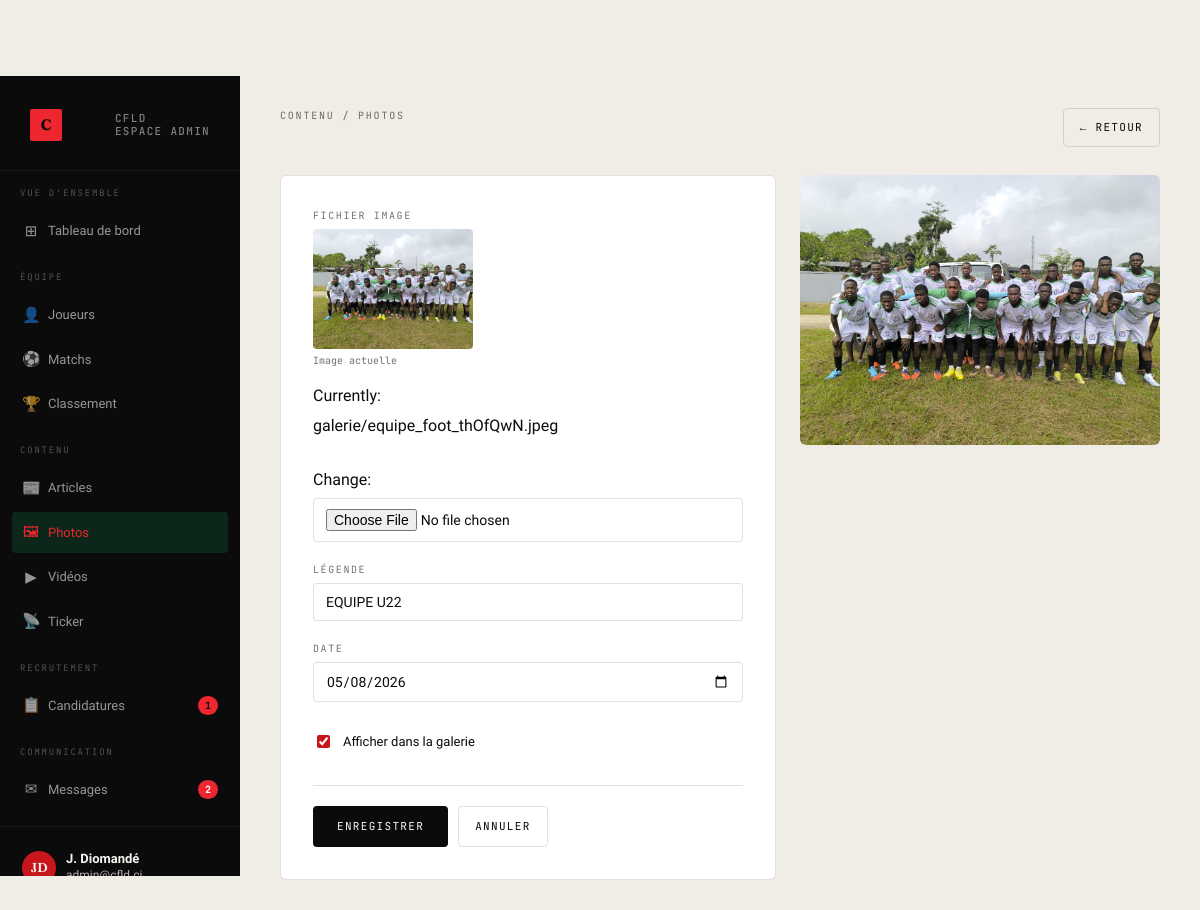
/admin-cfld/photos/3/ (signed in), run on an earlier commit of the app's database.
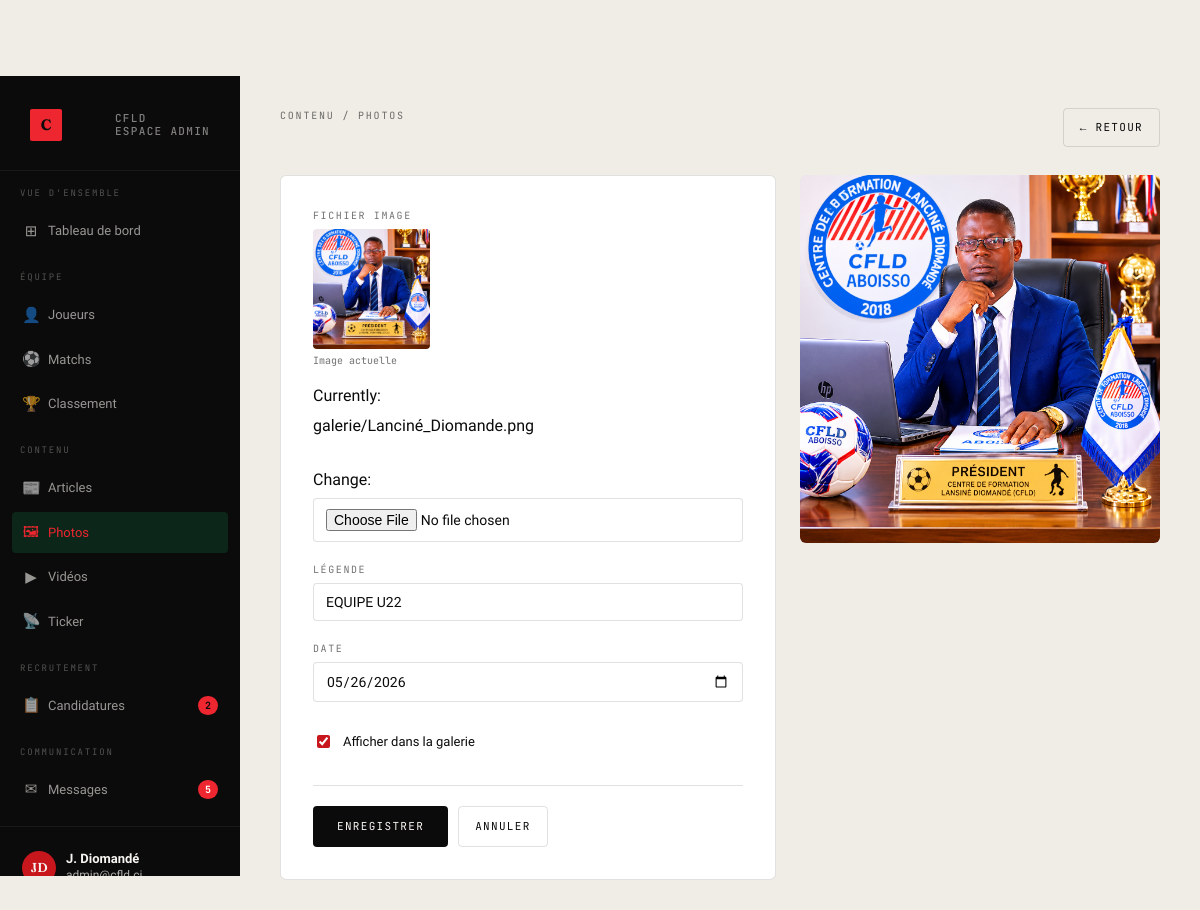
And on a later commit of the database.
### medias/models.py (models this page shows, shortened)
class Photo(models.Model):
    legende = models.CharField(max_length=200, blank=True)
    image = models.ImageField(upload_to='galerie/')
    date = models.DateField(default=timezone.now)
    afficher = models.BooleanField(default=True)
    class Meta:
        ordering = ['-date']
        verbose_name = 'Photo'
        verbose_name_plural = 'Photos'

### recrutement/admin_views.py (the view)
# urls.py: path('photos/<int:pk>/',          v.admin_photo_form,  name='admin_photo_edit'),
@staff_required
def admin_photo_form(request, pk=None):
    obj  = get_object_or_404(Photo, pk=pk) if pk else None
    form = PhotoForm(request.POST or None, request.FILES or None, instance=obj)
    if request.method == 'POST' and form.is_valid():
        form.save()
        return redirect('admin_photos')
    ctx = _base_ctx(request, 'photos')
    ctx.update({'form': form, 'obj': obj})
    return render(request, 'admin_cfld/photo_form.html', ctx)

### medias/forms.py
class PhotoForm(forms.ModelForm):
    class Meta:
        model = Photo
        fields = ['image', 'legende', 'date', 'afficher']
        widgets = {
            'legende': forms.TextInput(attrs={'placeholder': 'Légende optionnelle'}),
            'date':    forms.DateInput(attrs={'type': 'date'}),
        }

### recrutement/admin_views.py (called while the page is built)
def staff_required(view_func):
    @wraps(view_func)
    def wrapper(request, *args, **kwargs):
        if not request.user.is_authenticated or not request.user.is_staff:
            return redirect('login')
        return view_func(request, *args, **kwargs)
    return wrapper

def _base_ctx(request, section=''):
    return {
        'pending_count': Candidature.objects.filter(statut='pending').count(),
        'unread_count':  Message.objects.filter(lu=False).count(),
        'section':       section,
    }

### templates/admin_cfld/photo_form.html (shortened to what this page needs)
{% extends "admin_cfld/base.html" %}
{% block content %}
<div class="page-header">
  <div>
    <span class="eyebrow">Contenu / Photos</span>
  </div>
  <div class="hd-actions">
    <a href="{% url 'admin_photos' %}" style="padding:10px 16px;border:1px solid var(--line);border-radius:4px;font-family:var(--font-mono);font-size:11px;letter-spacing:.12em;text-transform:uppercase;text-decoration:none;color:var(--ink);">
      ← Retour
    </a>
  </div>
</div>
<form method="post" enctype="multipart/form-data">
  <div style="display:grid;grid-template-columns:1fr 360px;gap:24px;max-width:900px;">
    <div class="form-card">
      <div class="form-grid full">
        <div class="field">
          <label>Fichier image</label>
          {% if obj and obj.image %}
            <div style="margin-bottom:10px;">
              <img src="{{ obj.image.url }}" alt="" style="height:120px;border-radius:4px;object-fit:cover;">
              <div style="font-family:var(--font-mono);font-size:10px;color:var(--muted);margin-top:4px;">Image actuelle</div>
            </div>
          {% endif %}
          {{ form.image }}
        </div>
        <div class="field">
          <label>Légende</label>
          {{ form.legende }}
        </div>
        <div class="field">
          <label>Date</label>
          {{ form.date }}
        </div>
        <div class="field">
          <div class="field-check">
            {{ form.afficher }}
            <label for="{{ form.afficher.id_for_label }}">Afficher dans la galerie</label>
          </div>
        </div>
      </div>
      <div class="form-actions">
        <button type="submit" style="padding:11px 24px;background:var(--ink);color:var(--paper);border:0;border-radius:4px;font-family:var(--font-mono);font-size:11px;letter-spacing:.12em;text-transform:uppercase;cursor:pointer;">
          {% if obj %}Enregistrer{% else %}Ajouter la photo{% endif %}
        </button>
        <a href="{% url 'admin_photos' %}" style="padding:11px 16px;border:1px solid var(--line);border-radius:4px;font-family:var(--font-mono);font-size:11px;letter-spacing:.12em;text-transform:uppercase;text-decoration:none;color:var(--ink);">
          Annuler
        </a>
      </div>
    </div>
    {% if obj and obj.image %}
    <div>
      <img src="{{ obj.image.url }}" alt="" style="width:100%;border-radius:6px;display:block;">
    </div>
    {% endif %}
  </div>
</form>
{% endblock %}

### templates/admin_cfld/base.html (shortened to what this page needs)
{% load static %}
<!doctype html>
<html lang="fr">
<head>
<link rel="stylesheet" href="{% static 'style.css' %}">
</head>
<body>
<div class="admin-shell">
  <aside class="sidebar">
    <div class="sidebar-top">
      <a href="{% url 'admin_dashboard' %}" class="sidebar-brand">
        <span class="bm">C</span>
        <span class="bt">CFLD<br>Espace admin</span>
      </a>
    </div>
    <nav class="sidebar-nav">
      <div class="nav-section">Vue d'ensemble</div>
      <a href="{% url 'admin_dashboard' %}" {% if section == 'dashboard' %}class="active"{% endif %}>
        <span class="icon">⊞</span><span class="lbl">Tableau de bord</span>
      </a>
      <div class="nav-section">Équipe</div>
      <a href="{% url 'admin_joueurs' %}" {% if section == 'joueurs' %}class="active"{% endif %}>
        <span class="icon">👤</span><span class="lbl">Joueurs</span>
      </a>
      <a href="{% url 'admin_matchs' %}" {% if section == 'matchs' %}class="active"{% endif %}>
        <span class="icon">⚽</span><span class="lbl">Matchs</span>
      </a>
      <a href="{% url 'admin_classement' %}" {% if section == 'classement' %}class="active"{% endif %}>
        <span class="icon">🏆</span><span class="lbl">Classement</span>
      </a>
      <div class="nav-section">Contenu</div>
      <a href="{% url 'admin_articles' %}" {% if section == 'articles' %}class="active"{% endif %}>
        <span class="icon">📰</span><span class="lbl">Articles</span>
      </a>
      <a href="{% url 'admin_photos' %}" {% if section == 'photos' %}class="active"{% endif %}>
        <span class="icon">🖼</span><span class="lbl">Photos</span>
      </a>
      <a href="{% url 'admin_videos' %}" {% if section == 'videos' %}class="active"{% endif %}>
        <span class="icon">▶</span><span class="lbl">Vidéos</span>
      </a>
      <a href="{% url 'admin_ticker' %}" {% if section == 'ticker' %}class="active"{% endif %}>
        <span class="icon">📡</span><span class="lbl">Ticker</span>
      </a>
      <div class="nav-section">Recrutement</div>
      <a href="{% url 'admin_candidatures' %}" {% if section == 'candidatures' %}class="active"{% endif %}>
        <span class="icon">📋</span><span class="lbl">Candidatures</span>
        {% if pending_count %}<span class="badge">{{ pending_count }}</span>{% endif %}
      </a>
      <div class="nav-section">Communication</div>
      <a href="{% url 'admin_messages' %}" {% if section == 'messages' %}class="active"{% endif %}>
        <span class="icon">✉</span><span class="lbl">Messages</span>
        {% if unread_count %}<span class="badge red">{{ unread_count }}</span>{% endif %}
      </a>
    </nav>
    <div class="sidebar-footer">
      <div class="sidebar-user">
        <div class="av">{{ request.user.first_name|slice:":1"|upper }}{{ request.user.last_name|slice:":1"|upper }}</div>
        <div class="info">
          <strong>{{ request.user.get_full_name|default:request.user.username }}</strong>
          {{ request.user.email }}
        </div>
      </div>
    </div>
  </aside>
  <main class="admin-main">
    {% block content %}{% endblock %}
  </main>
</div>
</body>
</html>

What changed in the data, as far as the page shows it:
changed Photo "EQUIPE U22": image: a different picture; date "05/08/2026" → "05/26/2026"
Also different on the page:
{{ pending_count }}: "1" → "2"
{{ unread_count }}: "2" → "5"
text no longer shown: "Currently: galerie/equipe_foot_thOfQwN.jpeg Change:"
text now shown: "Currently: galerie/Lanciné_Diomande.png Change:"
